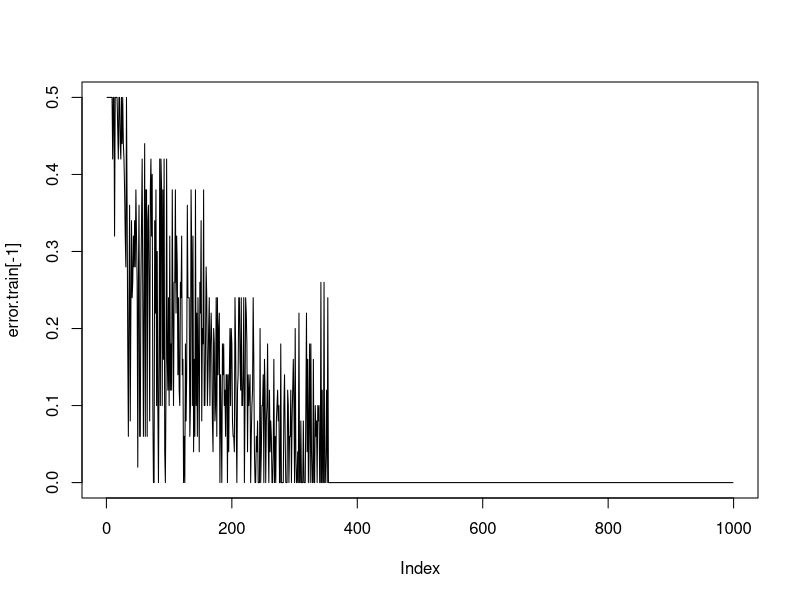

This chart was generated by the following R code:
#### Custom Neuralnet - Iris Dataset

### Setup
set.seed(12345)

## Iris dataset
data.iris = as.data.frame(iris)
idx = data.iris$Species %in% c("virginica", "versicolor")
y.iris = ifelse(data.iris[idx,]$Species=="virginica", 1, 0)
X.iris = data.iris[idx,c(1,3)] # Select only Lengths to be able to plot
n.iris = dim(X.iris)[1]
X.iris = as.matrix(X.iris / max(X.iris)) # Rescale for faster convergence

# Data info
n.all = n.iris
X.all = X.iris
y.all = y.iris

# Split into training and validation set
ids = sample(1:n.all, n.all/2)
train = X.all[ids,] # training
valid = X.all[-ids,] # validation
X.train = as.matrix(X.all[ids,])
X.valid = as.matrix(X.all[-ids,])
y.train = y.all[ids]
y.valid = y.all[-ids]
n.train = dim(X.train)[1]
n.valid = dim(X.valid)[1]

# init weights
w.j = as.matrix(cbind(runif(2, -0.5, 0.5), runif(2, -0.5, 0.5)))
b.j = as.matrix(runif(2, -0.5, 0.5), ncol=1, nrow=2)
w.k = runif(2, -0.5, 0.5)
b.k = runif(1, -0.5, 0.5)

learning.rate = 6 #^2 # 1/25^2 which is in [1/n, 1/n^2]
n.iterations = 1000 # number of training iterations
error.train = numeric()
error.valid = numeric()

### Functions
sigmoid = function(z){
  return(1 / (1+exp(-z)))
}

### Implementation

for(n in 1:n.iterations){
  # error train
  z.j.train = sweep(X.train %*% t(w.j), 2, b.j, "+")
  a.k.train = z.j.train %*% w.k+b.k
  y.k.train = sigmoid(a.k.train) > 0.5
  error.train[n] = mean((y.k.train-y.train)^2)
  
  # error validation
  z.j.valid = sweep(X.valid %*% t(w.j), 2, b.j, "+")
  a.k.valid = z.j.valid %*% w.k+b.k
  y.k.valid = sigmoid(a.k.valid)
  error.valid[n] = mean((y.k.valid-y.valid)^2)
  
  cat("n: ", n, "| error.train: ", error.train[n], "| error.valid: ", error.valid[n], "\n")
  flush.console()
  
  for(i in 1:n.train){
    # forward propagation
    z.j = tanh(w.j %*% X.train[i,]+b.j)
    a.k = t(w.k) %*% z.j+b.k
    y.k = sigmoid(a.k)[1]
    
    # backward propagation
    d.k = (y.k-y.train[i]) * y.k * (1-y.k)
    d.j = as.matrix((1-z.j^2)*w.k*d.k, nrow=2, ncol=1)
    
    # update weigths and biases
    b.k = b.k - learning.rate*d.k
    w.k = w.k - learning.rate*d.k*z.j
    b.j = b.j - learning.rate*d.j
    w.j = w.j - learning.rate*d.j%*%X.train[i,]
  }
}

#plot(error.valid[-1], type="l", col=3)
plot(error.train[-1], type="l", col=1)
#lines(error[-1], type="l", col=5)
yfit.train = ifelse(y.k.train>0.5, 1, 0)
#plot(X.train[,1], X.train[,2], col=rgb(y.train,1-y.train,0,0.5), pch=19,
#     xlab="X", ylab="Y")
#points(X.train[,1], X.train[,2], col=rgb(yfit.train,1-yfit.train,0,0.5), pch=3)

       